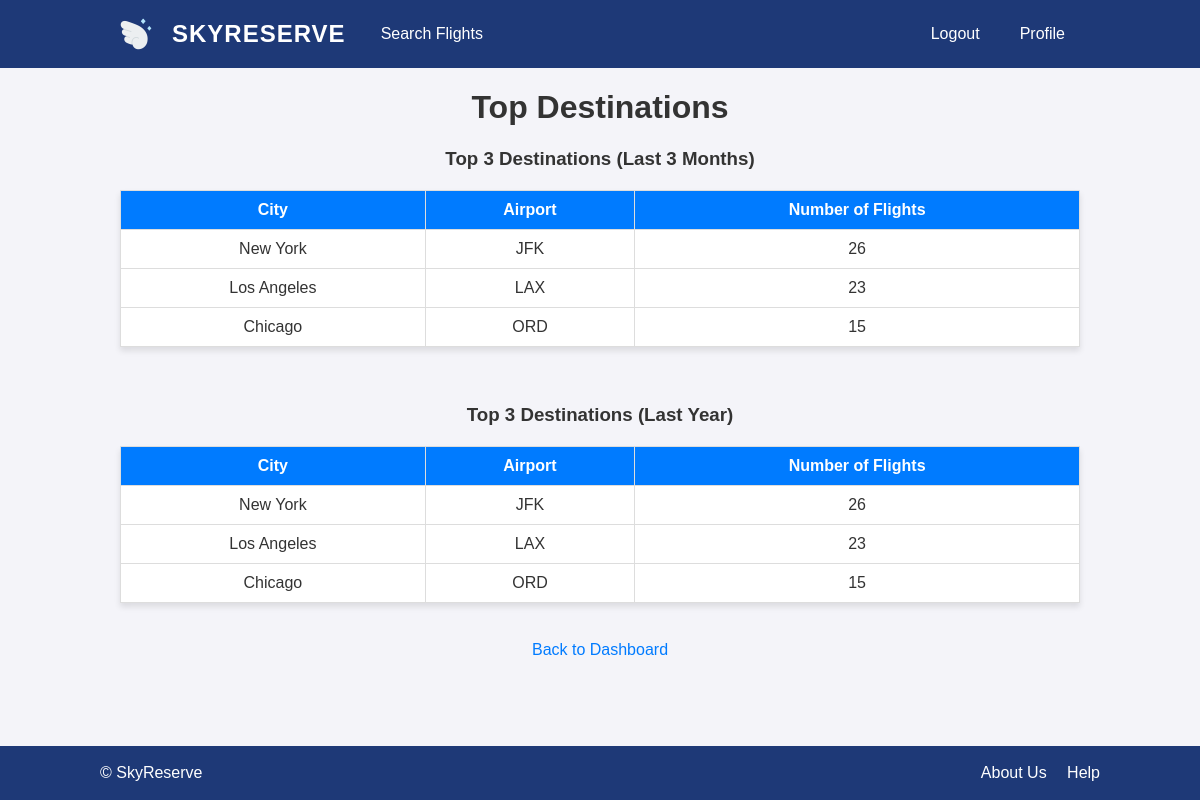
Page /view_top_destinations (signed in) on the committed database.
### tables this page shows
CREATE TABLE airport (
  airport_name TEXT PRIMARY KEY,
  airport_city TEXT NOT NULL
);

### app.py (the view)
@app.route('/view_top_destinations', methods=['GET'])
@login_required
def view_top_destinations():
    user_email = session['user_email']
    role = session['role']
    if role != 'airline_staff':
        flash('You do not have permission to access this page.', 'danger')
        return redirect(url_for('home'))
    conn = get_db_connection()
    cursor = get_cursor(conn, dictionary=True)
    top_destinations_last_3_months = []
    top_destinations_last_year = []
    try:
        q = "SELECT airline_name FROM airline_staff WHERE username = %s"
        if IS_SQLITE: q = _adapt_query_for_sqlite(q)
        cursor.execute(q, (user_email,))
        airline_name = cursor.fetchone()['airline_name']
        three_months_ago = sql_date_months_ago(3)
        one_year_ago = sql_date_years_ago(1)
        q = f"""
            SELECT f.arrival_airport, a.airport_city, COUNT(f.flight_num) AS num_flights
            FROM flight f
            JOIN airport a ON f.arrival_airport = a.airport_name
            WHERE f.airline_name = %s AND f.departure_time >= {three_months_ago}
            GROUP BY f.arrival_airport
            ORDER BY num_flights DESC
            LIMIT 3
        """
        if IS_SQLITE: q = _adapt_query_for_sqlite(q)
        cursor.execute(q, (airline_name,))
        top_destinations_last_3_months = cursor.fetchall()
        q = f"""
            SELECT f.arrival_airport, a.airport_city, COUNT(f.flight_num) AS num_flights
            FROM flight f
            JOIN airport a ON f.arrival_airport = a.airport_name
            WHERE f.airline_name = %s AND f.departure_time >= {one_year_ago}
            GROUP BY f.arrival_airport
            ORDER BY num_flights DESC
            LIMIT 3
        """
        if IS_SQLITE: q = _adapt_query_for_sqlite(q)
        cursor.execute(q, (airline_name,))
        top_destinations_last_year = cursor.fetchall()
    except Exception as e:
        flash(f'Error retrieving top destinations data: {e}', 'danger')
        return redirect(url_for('home'))
    finally:
        cursor.close()
        conn.close()
    return render_template('view_top_destinations.html',
                           top_destinations_last_3_months=top_destinations_last_3_months,
                           top_destinations_last_year=top_destinations_last_year)

### app.py (called while the page is built, shortened)
def get_db_connection():
    if IS_SQLITE:
        conn = sqlite3.connect(DB_INFO["path"])
        conn.row_factory = sqlite3.Row
        return conn

def get_cursor(conn, dictionary=False):
    if IS_SQLITE:
        return conn.cursor()
    return conn.cursor(dictionary=dictionary)

def _adapt_query_for_sqlite(q: str) -> str:
    q = q.replace("`", "")
    return q.replace("%s", "?")

def sql_date_months_ago(months: int):
    return f"CURDATE() - INTERVAL {months} MONTH" if IS_MYSQL else f"date('now','-{months} months')"

def sql_date_years_ago(years: int):
    return f"CURDATE() - INTERVAL {years} YEAR" if IS_MYSQL else f"date('now','-{years} years')"

def login_required(f):
    @wraps(f)
    def decorated_function(*args, **kwargs):
        if 'user_email' not in session:
            flash('You must be logged in to view this page.', 'danger')
            return redirect(url_for('login'))
        return f(*args, **kwargs)
    return decorated_function

### templates/view_top_destinations.html
{% extends "base.html" %}
{% block content %}
    <h1>Top Destinations</h1>
    <h3>Top 3 Destinations (Last 3 Months)</h3>
    {% if top_destinations_last_3_months %}
        <table>
            <thead>
                <tr>
                    <th>City</th>
                    <th>Airport</th>
                    <th>Number of Flights</th>
                </tr>
            </thead>
            <tbody>
                {% for destination in top_destinations_last_3_months %}
                    <tr>
                        <td>{{ destination.airport_city }}</td>
                        <td>{{ destination.arrival_airport }}</td>
                        <td>{{ destination.num_flights }}</td>
                    </tr>
                {% endfor %}
            </tbody>
        </table>
    {% else %}
        <p>No data available for the last 3 months.</p>
    {% endif %}
    <br>
    <h3>Top 3 Destinations (Last Year)</h3>
    {% if top_destinations_last_year %}
        <table>
            <thead>
                <tr>
                    <th>City</th>
                    <th>Airport</th>
                    <th>Number of Flights</th>
                </tr>
            </thead>
            <tbody>
                {% for destination in top_destinations_last_year %}
                    <tr>
                        <td>{{ destination.airport_city }}</td>
                        <td>{{ destination.arrival_airport }}</td>
                        <td>{{ destination.num_flights }}</td>
                    </tr>
                {% endfor %}
            </tbody>
        </table>
    {% else %}
        <p>No data available for the last year.</p>
    {% endif %}
    <br>
    <a href="{{ url_for('airline_staff_dashboard') }}">Back to Dashboard</a>
{% endblock %}

### static/css/styles.css (style rules this page uses)
:root { --blue: #1e3977; --blue-cta: #007bff; --blue-cta-hover: #0056b3; --bg: #f4f4f9; --text: #333; --white: #fff; --border: #ddd; }
html, body { height: 100%; }
body { margin: 0; min-height: 100vh; display: flex; flex-direction: column; font-family: Arial, sans-serif; text-align: center; background-color: var(--bg); color: var(--text); }
h1, h2 { color: var(--text); }
table { margin: 20px auto; border-collapse: collapse; width: 80%; background-color: var(--white); box-shadow: 0 4px 6px rgba(0, 0, 0, 0.1); }
table th, table td { padding: 10px; border: 1px solid var(--border); text-align: center; vertical-align: middle; }
table th { background-color: var(--blue-cta); color: var(--white); }
a { color: var(--blue-cta); text-decoration: none; }

### rows in the picture
airport: airport_city "New York", arrival_airport "JFK", num_flights "26"
airport: airport_city "Los Angeles", arrival_airport "LAX", num_flights "23"
airport: airport_city "Chicago", arrival_airport "ORD", num_flights "15"
